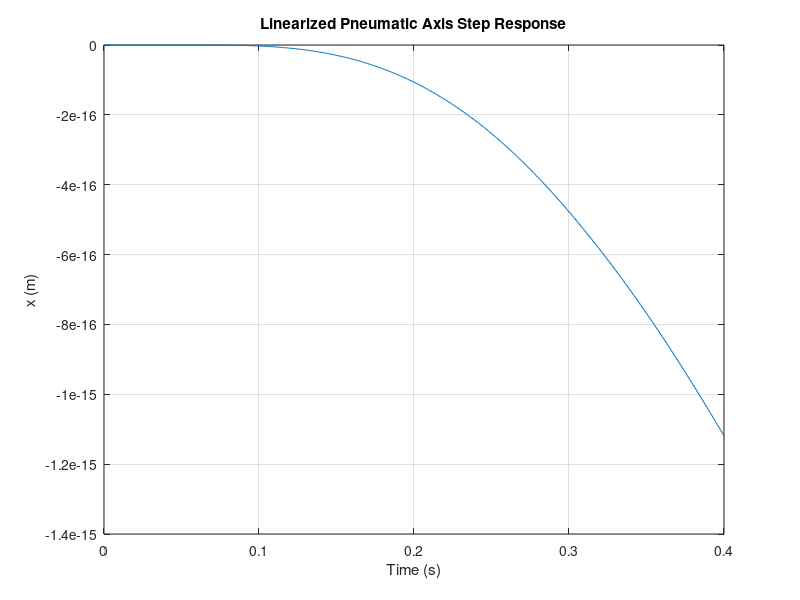

Here is the MATLAB script that generated this plot:
% Parameters
M = 2.0; A_p = 3e-4; A_r = 3e-4;
V_A0 = 2e-5; V_B0 = 2e-5;
k = 1.2; R = 287; T = 293;
b = 15; pA0 = 101325; pB0 = 101325;

KqA = 1.3e-4; KpA = 2.0e-9;
KqB = 1.3e-4; KpB = 2.0e-9;

% Linearized matrices
A = [ 0 1 0 0;
      0 -b/M A_p/M -A_r/M;
     -k*A_p*pA0/(V_A0) 0 -(k*R*T/V_A0)*KpA 0;
      k*A_r*pB0/(V_B0) 0 0 -(k*R*T/V_B0)*KpB ];

B = [0; 0; (k*R*T/V_A0)*KqA; (k*R*T/V_B0)*KqB ];

C = eye(4); D = zeros(4,1);
sys = ss(A,B,C,D);

t = 0:1e-3:0.4;
u = double(t >= 0.05); % step
y = lsim(sys, u, t);

plot(t, y(:,1)); grid on;
xlabel('Time (s)'); ylabel('x (m)');
title('Linearized Pneumatic Axis Step Response');
